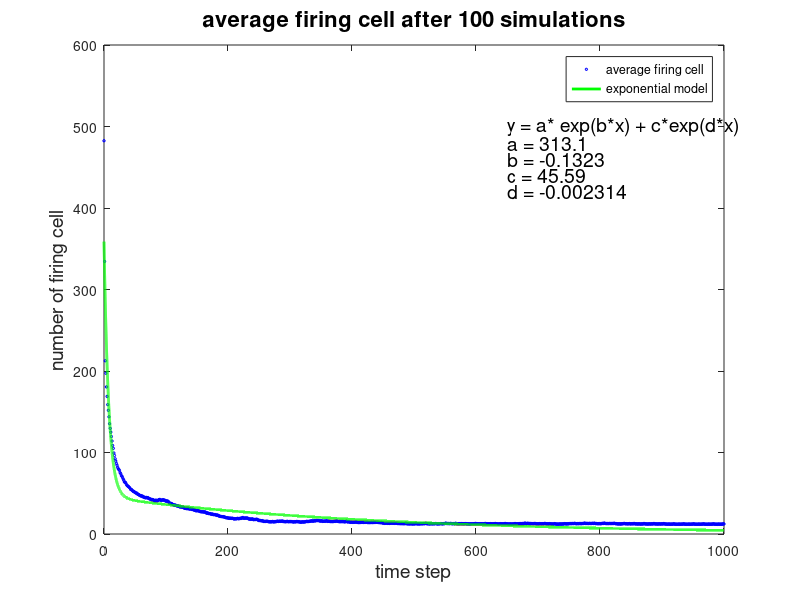

Write MATLAB code to recreate this figure.
clear

load('100sim');
average_fire = mean(firecell);
%fit exp model data
% y = a* exp(b*x) + c*exp(d*x);
a = 313.1;
b = -0.1323;
c = 45.59;
d = -0.002314;


fig2 = figure('position', [0, 0, 700, 500]);
x = 0:1:1000;
plot(x,average_fire,'bd','MarkerSize',2);
hold on
x_fit = 0:0.01:1000;
y_fit = a*exp(b*x_fit) + c*exp(d*x_fit);
plot(x_fit,y_fit,'g','LineWidth',2);
ylim([0 600])
xlabel('time step','FontSize',14);
ylabel('number of firing cell','FontSize',14);
title('average firing cell after 100 simulations','FontSize',16);
legend('average firing cell','exponential model');

text(650,500,'y = a* exp(b*x) + c*exp(d*x)','FontSize', 14)
text(650,480,'a = 313.1','FontSize', 14)
text(650,460,'b = -0.1323','FontSize', 14)
text(650,440,'c = 45.59','FontSize', 14)
text(650,420,'d = -0.002314','FontSize', 14)
saveas(fig2,'sim_model.png');